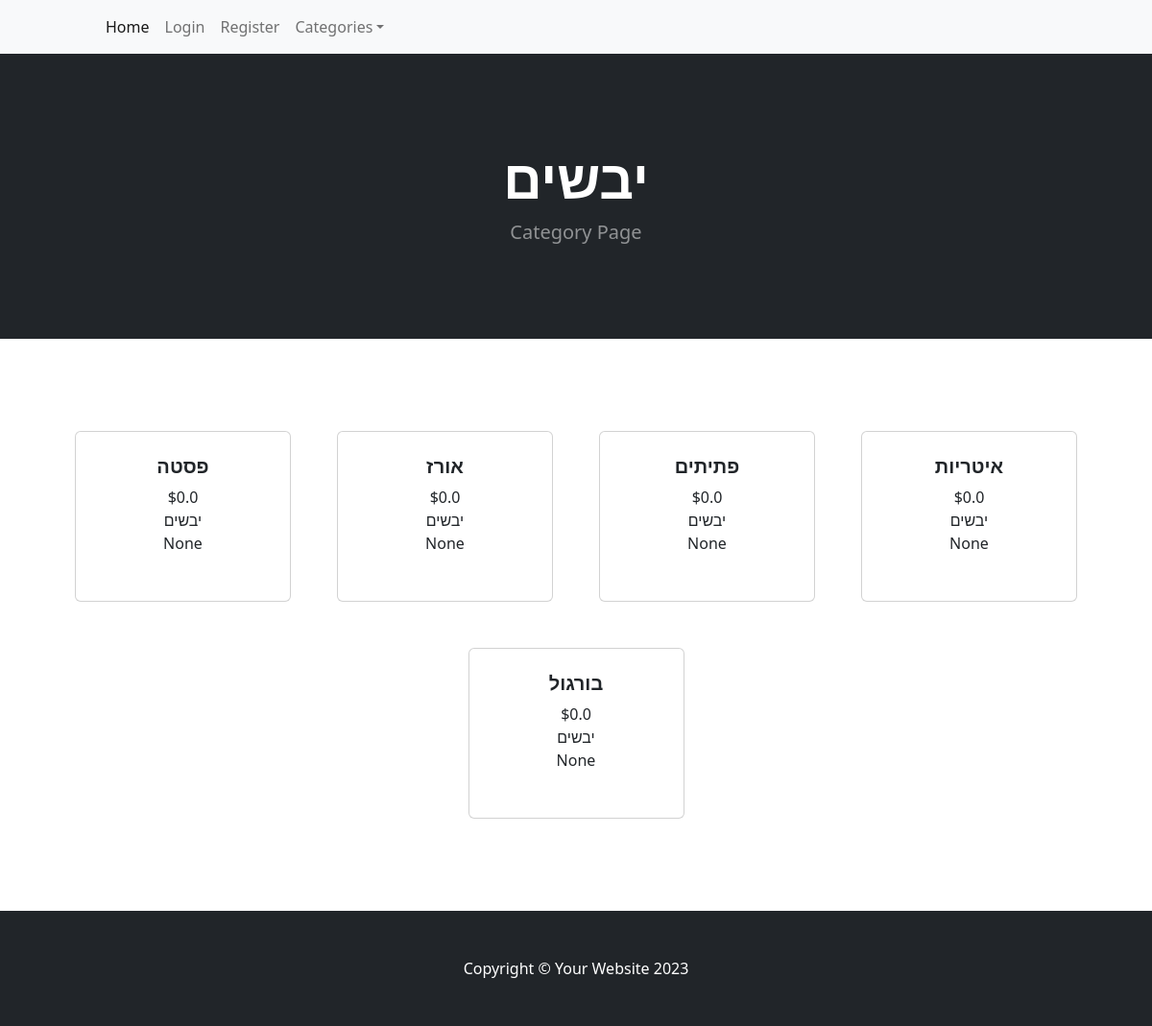
/category/יבשים, run on the app's committed database.
### tables this page shows
CREATE TABLE categories (
        id INTEGER PRIMARY KEY AUTOINCREMENT,
        name TEXT UNIQUE NOT NULL
    );

CREATE TABLE products (
        id INTEGER PRIMARY KEY AUTOINCREMENT,
        name TEXT NOT NULL,
        unit TEXT ,
        price REAL,
        category_id INTEGER,
        FOREIGN KEY (category_id) REFERENCES categories(id)
    );

### app.py (the view)
@app.route('/category/<category_name>')
def category_name(category_name):
    cat_items = database_read(f"select p.*,cat.name as catName from products p left JOIN categories  cat on category_id = cat.id where cat.name ='{category_name}';")
    return render_template('category.html', cat=category_name,cat_items=cat_items)

### HandelDB.py (called while the page is built)
def database_read(sql,data=None):
    connection = sqlite3.connect(database_filename)
    connection.row_factory = sqlite3.Row
    db = connection.cursor()
    if data:
         db.execute(sql, data)
    else:
         db.execute(sql)
    records = db.fetchall()
    rows = [dict(record) for record in records]
    db.close()
    connection.close()
    return rows

### app.py (called while the page is built)
@app.context_processor
def inject_user():
    return dict(user=flask_login.current_user)

@app.teardown_appcontext
def close_connection(exception):
    db = getattr(g, '_database', None)
    if db is not None:
        db.close()

@app.context_processor
def inject_collected_count():
    def get_collected_count(list_id=None):
        if list_id is None:
            return 0
        sql = f"SELECT COUNT(*) as count FROM product_in_list WHERE list_id = '{list_id}' AND collected = 1"
        print(sql)
        result = database_read(sql)
        print(result)
        return result[0]['count'] if result else 0
    return dict(get_collected_count=get_collected_count)

@app.after_request
def add_header(response):
    if request.path.endswith('service-worker.js'):
        response.headers['Content-Type'] = 'application/javascript'
    if request.path.endswith('manifest.json'):
        response.headers['Content-Type'] = 'application/manifest+json'
    return response

### templates/category.html
{% extends 'base.html' %}
{% block content %}
        <header class="bg-dark py-5">
            <div class="container px-4 px-lg-5 my-5">
                <div class="text-center text-white">
                    <h1 class="display-4 fw-bolder">{{cat}}</h1>
                    <p class="lead fw-normal text-white-50 mb-0">Category Page</p>
                </div>
            </div>
        </header>
        <section class="py-5">
            <div class="container px-4 px-lg-5 mt-5">
                <div class="row gx-4 gx-lg-5 row-cols-2 row-cols-md-3 row-cols-xl-4 justify-content-center">
                    {%for product in cat_items%}
                    <div class="col mb-5">
                        <div class="card h-100">
                            <div class="card-body p-4">
                                <div class="text-center">
                                    <h5 class="fw-bolder">{{product.name}}</h5>
                                    ${{product.price}}
                                    <br>
                                    {{product.catName}}
                                    <br>
                                    {{product.unit}}
                                </div>
                            </div>
                            <div class="card-footer p-4 pt-0 border-top-0 bg-transparent">
                            </div>
                        </div>
                    </div>
                    {% endfor%}
                </div>
            </div>
        </section>
    {% endblock %}

### data on the page
categories: name "יבשים"
products: name "פסטה", price "0.0", catName "יבשים", unit "None"
products: name "אורז", price "0.0", catName "יבשים", unit "None"
products: name "פתיתים", price "0.0", catName "יבשים", unit "None"
products: name "איטריות", price "0.0", catName "יבשים", unit "None"
products: name "בורגול", price "0.0", catName "יבשים", unit "None"
